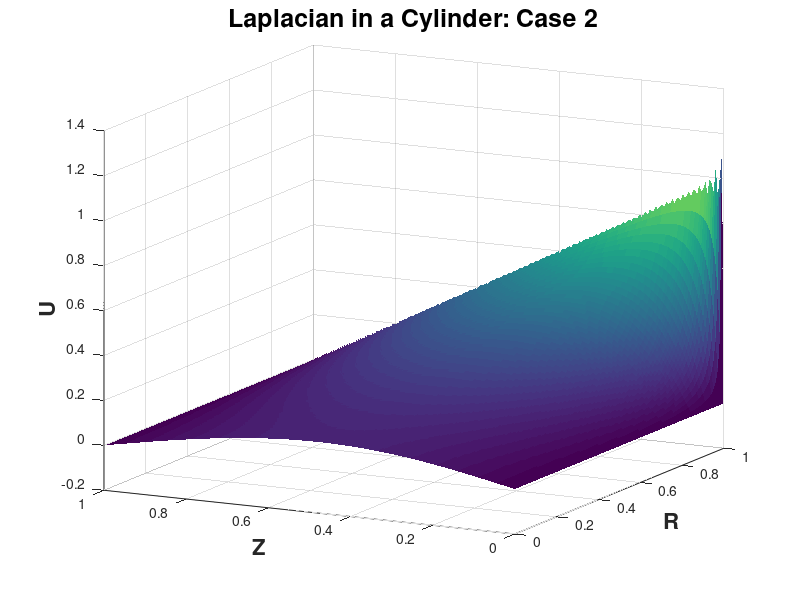

Write the MATLAB code that produced this figure.
%% Lecture 32 example 2
clear
clc
close 'all'

%% Case 2
R = 1; Z = 1;
g = @(z) 1-z; % temperature boundary condition
N = 150;

c = nan(N,1);
u = @(r,z) 0; % initialize the series
for n = 1:N
    c(n) = (1./besseli(0,n*pi)).*...
        integral(@(z) g(z).*sin(n*pi*z),0,Z)./...
        integral(@(z) sin(n*pi*z).*sin(n*pi*z),0,Z);
    
    % update the series with the next term
    u = @(r,z) u(r,z) + ...
        c(n)*besseli(0,n*pi*r).*sin(n*pi*z);
    
end

%% make surface plot
Rv = linspace(0,R,100);
Zv = linspace(0,Z,200);

[RR,ZZ] = meshgrid(Rv,Zv);
UU = u(RR,ZZ);

figure(1)
surf(Rv,Zv,UU,'edgecolor','none');
title('Laplacian in a Cylinder: Case 2',...
    'fontsize',18,'fontweight','bold');
xlabel('R','fontsize',16,'fontweight','bold');
ylabel('Z','fontsize',16,'fontweight','bold');
zlabel('U','fontsize',16,'fontweight','bold');
view([-63 15]);
